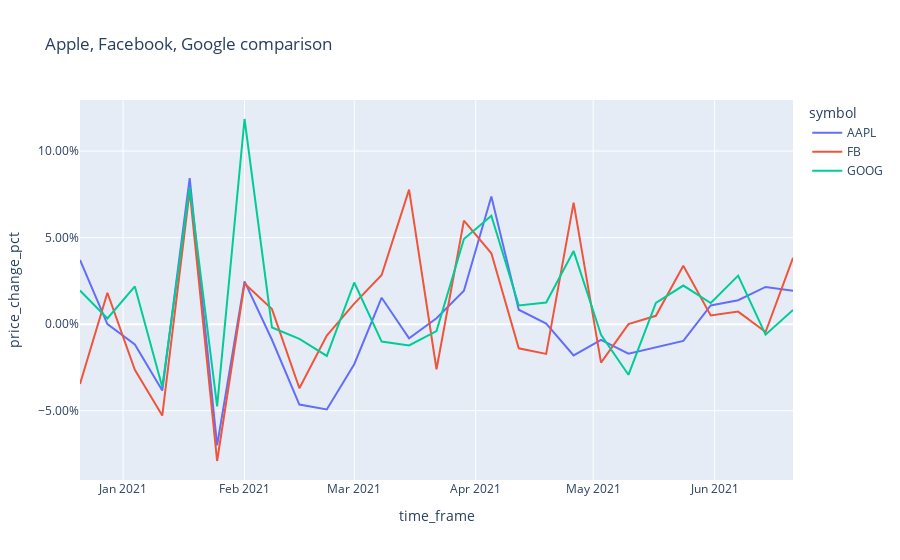

The notebook cell this image was saved under:
### Code cell
query = """
   SELECT symbol, time_frame, max((closing_price-opening_price)/closing_price) AS price_change_pct
    FROM ( 
        SELECT 
        symbol, 
        time_bucket('7 day', stock_datetime) AS time_frame, 
        first(price_open, stock_datetime) AS opening_price, 
        last(price_close, stock_datetime) AS closing_price
        FROM stocks_new
        WHERE symbol IN ('AAPL', 'FB', 'GOOG')
        GROUP BY time_frame, symbol
    ) s
    GROUP BY symbol, s.time_frame
    ORDER BY time_frame
"""

df = pd.read_sql(query, conn)
figure = px.line(df, x="time_frame", y="price_change_pct", color="symbol", title="Apple, Facebook, Google comparison")
figure = figure.update_layout(yaxis={'tickformat': '.2%'})
figure.show()

### Figure 1 — Plotly figure (JSON) as saved in the notebook; plotly's stock layout.template omitted (floating-point values rounded to 4 significant figures)
{"data": [{"hovertemplate": "symbol=AAPL<br>time_frame=%{x}<br>price_change_pct=%{y}<extra></extra>", "legendgroup": "AAPL", "line": {"color": "#636efa", "dash": "solid"}, "mode": "lines", "name": "AAPL", "orientation": "v", "showlegend": true, "type": "scatter", "x": ["2020-12-21T00:00:00", "2020-12-28T00:00:00", "2021-01-04T00:00:00", "2021-01-11T00:00:00", "2021-01-18T00:00:00", "2021-01-25T00:00:00", "2021-02-01T00:00:00", "2021-02-08T00:00:00", "2021-02-15T00:00:00", "2021-02-22T00:00:00", "2021-03-01T00:00:00", "2021-03-08T00:00:00", "2021-03-15T00:00:00", "2021-03-22T00:00:00", "2021-03-29T00:00:00", "2021-04-05T00:00:00", "2021-04-12T00:00:00", "2021-04-19T00:00:00", "2021-04-26T00:00:00", "2021-05-03T00:00:00", "2021-05-10T00:00:00", "2021-05-17T00:00:00", "2021-05-24T00:00:00", "2021-05-31T00:00:00", "2021-06-07T00:00:00", "2021-06-14T00:00:00", "2021-06-21T00:00:00"], "xaxis": "x", "y": [0.03712, 0, -0.01176, -0.03838, 0.0844, -0.07004, 0.02472, -0.009006, -0.04647, -0.04926, -0.02313, 0.01528, -0.008165, 0.003385, 0.01926, 0.07373, 0.008351, 0.0003723, -0.0181, -0.0091, -0.01706, -0.01317, -0.009707, 0.01079, 0.01381, 0.02151, 0.01935], "yaxis": "y"}, {"hovertemplate": "symbol=FB<br>time_frame=%{x}<br>price_change_pct=%{y}<extra></extra>", "legendgroup": "FB", "line": {"color": "#EF553B", "dash": "solid"}, "mode": "lines", "name": "FB", "orientation": "v", "showlegend": true, "type": "scatter", "x": ["2020-12-21T00:00:00", "2020-12-28T00:00:00", "2021-01-04T00:00:00", "2021-01-11T00:00:00", "2021-01-18T00:00:00", "2021-01-25T00:00:00", "2021-02-01T00:00:00", "2021-02-08T00:00:00", "2021-02-15T00:00:00", "2021-02-22T00:00:00", "2021-03-01T00:00:00", "2021-03-08T00:00:00", "2021-03-15T00:00:00", "2021-03-22T00:00:00", "2021-03-29T00:00:00", "2021-04-05T00:00:00", "2021-04-12T00:00:00", "2021-04-19T00:00:00", "2021-04-26T00:00:00", "2021-05-03T00:00:00", "2021-05-10T00:00:00", "2021-05-17T00:00:00", "2021-05-24T00:00:00", "2021-05-31T00:00:00", "2021-06-07T00:00:00", "2021-06-14T00:00:00", "2021-06-21T00:00:00"], "xaxis": "x", "y": [-0.03461, 0.01816, -0.02635, -0.05281, 0.07719, -0.07906, 0.02349, 0.008729, -0.03704, -0.006608, 0.01187, 0.02838, 0.07772, -0.02607, 0.05984, 0.04097, -0.01398, -0.0172, 0.0702, -0.02226, 0, 0.00481, 0.03374, 0.00505, 0.007242, -0.004537, 0.03837], "yaxis": "y"}, {"hovertemplate": "symbol=GOOG<br>time_frame=%{x}<br>price_change_pct=%{y}<extra></extra>", "legendgroup": "GOOG", "line": {"color": "#00cc96", "dash": "solid"}, "mode": "lines", "name": "GOOG", "orientation": "v", "showlegend": true, "type": "scatter", "x": ["2020-12-21T00:00:00", "2020-12-28T00:00:00", "2021-01-04T00:00:00", "2021-01-11T00:00:00", "2021-01-18T00:00:00", "2021-01-25T00:00:00", "2021-02-01T00:00:00", "2021-02-08T00:00:00", "2021-02-15T00:00:00", "2021-02-22T00:00:00", "2021-03-01T00:00:00", "2021-03-08T00:00:00", "2021-03-15T00:00:00", "2021-03-22T00:00:00", "2021-03-29T00:00:00", "2021-04-05T00:00:00", "2021-04-12T00:00:00", "2021-04-19T00:00:00", "2021-04-26T00:00:00", "2021-05-03T00:00:00", "2021-05-10T00:00:00", "2021-05-17T00:00:00", "2021-05-24T00:00:00", "2021-05-31T00:00:00", "2021-06-07T00:00:00", "2021-06-14T00:00:00", "2021-06-21T00:00:00"], "xaxis": "x", "y": [0.01947, 0.003311, 0.02177, -0.03634, 0.07909, -0.04753, 0.1185, -0.001899, -0.008547, -0.01834, 0.02408, -0.01006, -0.01226, -0.004029, 0.04921, 0.06264, 0.0108, 0.01246, 0.04222, -0.00619, -0.02926, 0.0123, 0.02231, 0.01223, 0.02804, -0.006078, 0.008248], "yaxis": "y"}], "layout": {"legend": {"title": {"text": "symbol"}, "tracegroupgap": 0}, "title": {"text": "Apple, Facebook, Google comparison"}, "xaxis": {"anchor": "y", "domain": [0, 1], "title": {"text": "time_frame"}}, "yaxis": {"anchor": "x", "domain": [0, 1], "tickformat": ".2%", "title": {"text": "price_change_pct"}}}}
